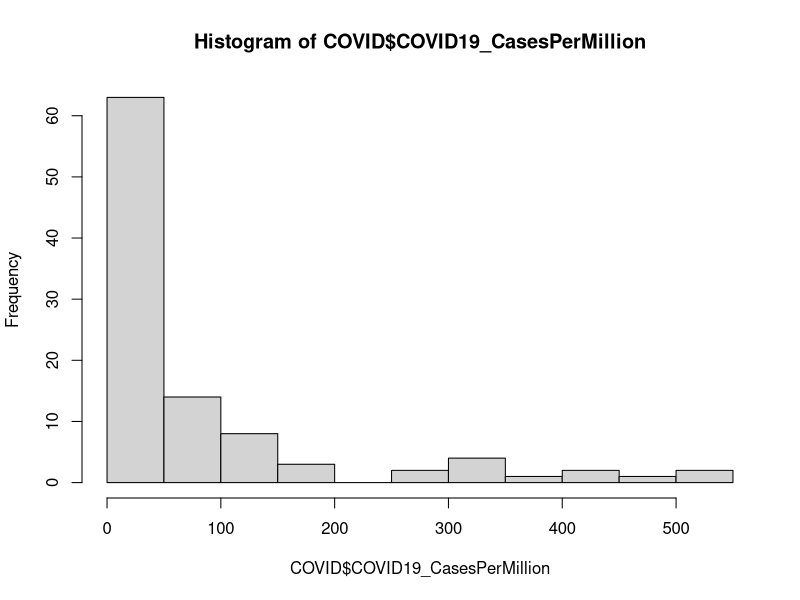
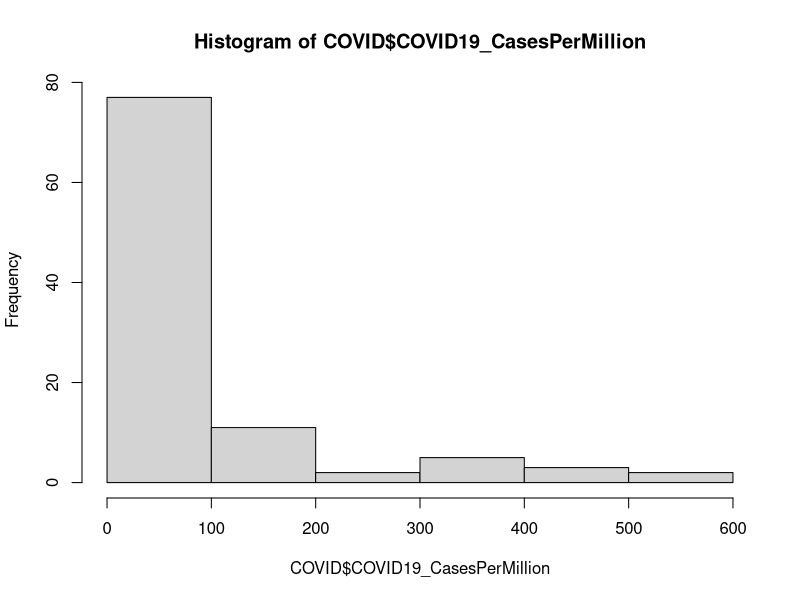

Reproduce these figures in R, in order.
## ---- chunk 1
knitr::opts_chunk$set(echo = TRUE)
## ---- chunk 2
3+2

3*2
## ---- chunk 3
osszeg <- 3+2

str(osszeg)

typeof(osszeg)
## ---- chunk 4
egesz <- 3L

str(egesz)

typeof(egesz)
## ---- chunk 5
szoveges <- "HelloThere" # Figyeljünk rá, hogy szöveget a kódban csak idézőjelek közé rakjunk! Mint pl. Excelben! :)

str(szoveges)
typeof(szoveges)

igazhamis <- TRUE

str(igazhamis)
typeof(igazhamis) # a logical típusnak csak két értéke lehet: TRUE vagy FALSE
## ---- chunk 6
szam <- 1992

typeof(szam)

szoveg <- as.character(szam)

typeof(szoveg)
## ---- chunk 7
szoveg <- "1992"

typeof(szoveg)

szam <- as.numeric(szoveg)

typeof(szam)
## ---- chunk 8
nemjo <- as.numeric("3,14")

nemjo

typeof(nemjo)

jo <- as.numeric("3.14")

jo

typeof(szam)
## ---- chunk 9
sokszam <- c(3.14, 2.67, 88, 1234)

str(sokszam)
typeof(sokszam)
## ---- chunk 10
sokszam_sokszoveg <- c(88, 42, "Hello", 1992, 9, "There", "Friend", 11)

str(sokszam_sokszoveg)
typeof(sokszam_sokszoveg)
## ---- chunk 11
sokszam <- c(3.14, 2.67, 88, 1234, 42.5)

length(sokszam)
## ---- chunk 12
sokszam[3]
## ---- chunk 13
sokszam[2:4]
## ---- chunk 14
sokszam[c(2,4)]
## ---- chunk 15
sokszam[-3]
## ---- chunk 16
sokszam[6]
## ---- chunk 17
order(sokszam)
sokszam[order(sokszam)]
## ---- chunk 18
rendezett <- sokszam[order(sokszam, decreasing = TRUE)]
rendezett
## ---- chunk 19
sokszam_sokszoveg <- c(88, 42, "Hello", 1992, 9, "There", "Friend", 11)
sokszam <- c(3.14, 2.67, 88, 1234, 42.5)
igazhamis <- TRUE
koszontes <- "Halika"


feketelista <- list(sokszam_sokszoveg, sokszam, igazhamis, koszontes)

str(feketelista) # a függvény megmutatja a lista elemeit is $ jelekkel felsorolva
typeof(feketelista) # ez csak simán visszaadja, hogy az objektum lista típusú
## ---- chunk 20
feketelista[2]

typeof(feketelista[2])
## ---- chunk 21
feketelista[[2]]

typeof(feketelista[[2]]) # ez itt már tényleg egy szám típusú vektor, ahogy kell
## ---- chunk 22
sokszam_sokszoveg <- c(88, 42, "Hello", 1992, 9, "There", "Friend", 11)
sokszam <- c(3.14, 2.67, 88, 1234, 42.5)
igazhamis <- TRUE
koszontes <- "Halika"


feketelista <- list(egyeske = sokszam_sokszoveg, ketteske = sokszam,
                    harmaska = igazhamis, negyeske = koszontes)

str(feketelista)
## ---- chunk 23
feketelista$ketteske

typeof(feketelista$ketteske)
## ---- chunk 24
COVID <- read.csv("COVID_0326.csv")
# ez csak akkor működik, ha a fájl a korábban kijelölt Working Directory-ban lakik!!
## ---- chunk 25
typeof(COVID)
str(COVID)
## ---- chunk 26
head(COVID) # alapértemezésben az első 6 sort mutatja

head(COVID, n=3) # ez már csak az első 3 sort írja ki
## ---- chunk 27
ncol(COVID)

nrow(COVID)
## ---- chunk 28
COVID[42,7] # ez kicsit mátrixműveletes logika: [sor,oszlop] hivatkozás

COVID[42,"COVID19_CasesPerMillion"] # az oszlopot szám helyett a nevével is lehet hivatkozni

COVID$COVID19_CasesPerMillion[42] # itt eleve azt mondom, hogy kiszedjük a COVID19_CasesPerMillion nevű oszlopot (vagyis listaelemet) a listából a $ jellel, és annak nézzük meg a 42. elemét 
## ---- chunk 29
COVID[42,] # ilyenkor az oszlop hivatkozást hagyjuk simán üresen, de a vesszőt még írjuk be!
## ---- chunk 30
COVID[,7] # ilyenkor a sor hivatkozást hagyjuk simán üresen, de a vesszőt még írjuk be!

COVID[,"COVID19_CasesPerMillion"]

COVID$COVID19_CasesPerMillion
## ---- chunk 31
COVID[c(1,50,60,80),c(1,4,7)]

COVID[c(1,50,60,80),c("Country","Prop_UrbanPop","COVID19_CasesPerMillion")]

COVID[20:30,c("Country","Prop_UrbanPop","COVID19_CasesPerMillion")] # Ha a kiválasztandó sorok követik egymást, akkor így is lehet

COVID[20:30,1:4] # Ha a kiválasztandó oszlopok követik egymást, akkor így is lehet

## ---- chunk 32
COVID[COVID$COVID19_CasesPerMillion > 100, c("Country", "COVID19_CasesPerMillion")]
## ---- chunk 33
COVID[COVID$COVID19_CasesPerMillion > 100 & COVID$Prop_UrbanPop <= 60,
      c("Country", "Prop_UrbanPop", "COVID19_CasesPerMillion")]
## ---- chunk 34
# először megnézzük, hogy milyen lehetséges értékei vannak a ConstitutionalForm változónak a unique függvénnyel

unique(COVID$ConstitutionalForm)

# a unique függvény eredményéből látjuk, hogy az abszolút monarchiák "Absolute monarchy" néven futnak a táblában

COVID[COVID$ConstitutionalForm == "Absolute monarchy" | COVID$Prop_UrbanPop < 35,
      c("Country", "Prop_UrbanPop", "ConstitutionalForm")]
## ---- chunk 35
COVID[COVID$Country %in% c("Belgium", "Hungary", "Croatia"),
      c("Country", "PopDens", "COVID19_CasesPerMillion")]
## ---- chunk 36
NemKozt <- COVID[COVID$ConstitutionalForm != "Republic",
      c("Country", "ConstitutionalForm", "COVID19_CasesPerMillion")]
# Figyeljük meg, hogy a "!=" a "nem egyenlő" jele

head(NemKozt)
## ---- chunk 37
COVID[!(COVID$ConstitutionalForm %in% c("Absolute monarchy", "Republic")),
      c("Country", "ConstitutionalForm")]
# Figyeljük meg, hogy a "!" általánosan a "tagadás" jele
## ---- chunk 38
unique(COVID$ConstitutionalForm)

KeresettAllamforma <- unique(COVID$ConstitutionalForm)[2]

COVID[COVID$ConstitutionalForm == KeresettAllamforma,
      c("Country", "ConstitutionalForm")] # csak, hogy lássuk: így is lehet :)
## ---- chunk 39

x <- data.frame("Kód" = c("<", ">", "==", "!=","<=", ">=", "&", "|", "%in%", "!"),
                "Jelentés" = c("Kisebb","Nagyobb", "Egyenlő", "Nem Egyenlő","Legfeljebb", "Legalább",
                               "ÉS", "VAGY", "TARTALMAZ", "TAGADÁS"))

knitr::kable(
  x, align = "cc"
)
## ---- chunk 40
colnames(COVID) # megnézzük az oszlopneveket

# majd a Country oszlopot (ami az 1. oszlop) átnevezzük "Orszag"-ra
colnames(COVID)[1] <- "Orszag"

# meglessük az eredményt
colnames(COVID)
## ---- chunk 41
COVID$Area <- (COVID$Pop / COVID$PopDens) * 100 # emlékezzünk: a népsűrűség fő/km2-ben volt megadva!

head(COVID[,c("Orszag", "Area")])
## ---- chunk 42
egyik <- c(1,2,3,4)

masik <- c(6,7,8,9)
## ---- chunk 43
egyik + masik

egyik * masik
## ---- chunk 44
masik^2
## ---- chunk 45
sum(egyik * masik)
## ---- chunk 46
mean(egyik)
## ---- chunk 47
library(RcmdrMisc)
## ---- chunk 48
table(COVID$ConstitutionalForm)
## ---- chunk 49
table(COVID$COVID19_CasesPerMillion)
## ---- chunk 50
binnedCounts(COVID$COVID19_CasesPerMillion)
## ---- chunk 51
(max(COVID$COVID19_CasesPerMillion)-min(COVID$COVID19_CasesPerMillion))/10
## ---- chunk 52
binnedCounts(COVID$COVID19_CasesPerMillion, breaks = 6)
## ---- chunk 53
binnedCounts(COVID$COVID19_CasesPerMillion)
## ---- chunk 54
# gyakorisági tábla mentése data frame-ként
gyak_tabla <- as.data.frame(binnedCounts(COVID$COVID19_CasesPerMillion))

# oszlopnév "szépítése"
colnames(gyak_tabla) <- "Gyakorisag"

# kumulált gyakoriságok számítása új oszlopba
gyak_tabla$Kumulalt_Gyak <- cumsum(gyak_tabla$Gyakorisag)

# eredmény megtekintése
gyak_tabla
## ---- chunk 55
# gyakorisági tábla bővítése relatív gyakoriságokkal
gyak_tabla$Rel_Gyak <- gyak_tabla$Gyakorisag / sum(gyak_tabla$Gyakorisag)


# kumulált relatív gyakoriságok számítása új oszlopba
gyak_tabla$Kumulalt_Rel_Gyak <- cumsum(gyak_tabla$Rel_Gyak)

# eredmény megtekintése
gyak_tabla
## ---- chunk 56
hist(COVID$COVID19_CasesPerMillion)
## ---- chunk 57
hist(COVID$COVID19_CasesPerMillion, breaks = 6)
